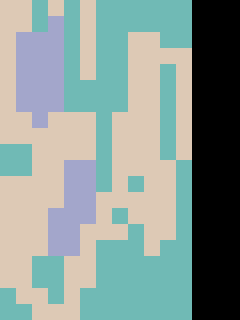

This is a level from a 2D game, rendered from its Tiled map with the project's own tilesets. A one-line summary and the complete map file follow:
An orthogonal 15x20 tile map with 16x16 px tiles, 1 tile layer (Calque de Tile 1).

<map version="1.0" orientation="orthogonal" width="15" height="20" tilewidth="16" tileheight="16">
 <tileset firstgid="1" name="tiles_bg" tilewidth="16" tileheight="16">
  <image source="tiles_bg.png" width="32" height="32" />
 </tileset>
 <layer name="Calque de Tile 1" width="15" height="20">
  <data>
   <tile gid="1" />
   <tile gid="1" />
   <tile gid="3" />
   <tile gid="1" />
   <tile gid="3" />
   <tile gid="1" />
   <tile gid="3" />
   <tile gid="3" />
   <tile gid="3" />
   <tile gid="3" />
   <tile gid="3" />
   <tile gid="3" />
   <tile gid="0" />
   <tile gid="0" />
   <tile gid="0" />
   <tile gid="1" />
   <tile gid="1" />
   <tile gid="3" />
   <tile gid="2" />
   <tile gid="3" />
   <tile gid="1" />
   <tile gid="3" />
   <tile gid="3" />
   <tile gid="3" />
   <tile gid="3" />
   <tile gid="3" />
   <tile gid="3" />
   <tile gid="0" />
   <tile gid="0" />
   <tile gid="0" />
   <tile gid="1" />
   <tile gid="2" />
   <tile gid="2" />
   <tile gid="2" />
   <tile gid="3" />
   <tile gid="1" />
   <tile gid="3" />
   <tile gid="3" />
   <tile gid="1" />
   <tile gid="1" />
   <tile gid="3" />
   <tile gid="3" />
   <tile gid="0" />
   <tile gid="0" />
   <tile gid="0" />
   <tile gid="1" />
   <tile gid="2" />
   <tile gid="2" />
   <tile gid="2" />
   <tile gid="3" />
   <tile gid="1" />
   <tile gid="3" />
   <tile gid="3" />
   <tile gid="1" />
   <tile gid="1" />
   <tile gid="1" />
   <tile gid="1" />
   <tile gid="0" />
   <tile gid="0" />
   <tile gid="0" />
   <tile gid="1" />
   <tile gid="2" />
   <tile gid="2" />
   <tile gid="2" />
   <tile gid="3" />
   <tile gid="1" />
   <tile gid="3" />
   <tile gid="3" />
   <tile gid="1" />
   <tile gid="1" />
   <tile gid="3" />
   <tile gid="1" />
   <tile gid="0" />
   <tile gid="0" />
   <tile gid="0" />
   <tile gid="1" />
   <tile gid="2" />
   <tile gid="2" />
   <tile gid="2" />
   <tile gid="3" />
   <tile gid="3" />
   <tile gid="3" />
   <tile gid="3" />
   <tile gid="1" />
   <tile gid="1" />
   <tile gid="3" />
   <tile gid="1" />
   <tile gid="0" />
   <tile gid="0" />
   <tile gid="0" />
   <tile gid="1" />
   <tile gid="2" />
   <tile gid="2" />
   <tile gid="2" />
   <tile gid="3" />
   <tile gid="3" />
   <tile gid="3" />
   <tile gid="3" />
   <tile gid="1" />
   <tile gid="1" />
   <tile gid="3" />
   <tile gid="1" />
   <tile gid="0" />
   <tile gid="0" />
   <tile gid="0" />
   <tile gid="1" />
   <tile gid="1" />
   <tile gid="2" />
   <tile gid="1" />
   <tile gid="1" />
   <tile gid="1" />
   <tile gid="3" />
   <tile gid="1" />
   <tile gid="1" />
   <tile gid="1" />
   <tile gid="3" />
   <tile gid="1" />
   <tile gid="0" />
   <tile gid="0" />
   <tile gid="0" />
   <tile gid="1" />
   <tile gid="1" />
   <tile gid="1" />
   <tile gid="1" />
   <tile gid="1" />
   <tile gid="1" />
   <tile gid="3" />
   <tile gid="1" />
   <tile gid="1" />
   <tile gid="1" />
   <tile gid="3" />
   <tile gid="1" />
   <tile gid="0" />
   <tile gid="0" />
   <tile gid="0" />
   <tile gid="3" />
   <tile gid="3" />
   <tile gid="1" />
   <tile gid="1" />
   <tile gid="1" />
   <tile gid="1" />
   <tile gid="3" />
   <tile gid="1" />
   <tile gid="1" />
   <tile gid="1" />
   <tile gid="3" />
   <tile gid="1" />
   <tile gid="0" />
   <tile gid="0" />
   <tile gid="0" />
   <tile gid="3" />
   <tile gid="3" />
   <tile gid="1" />
   <tile gid="1" />
   <tile gid="2" />
   <tile gid="2" />
   <tile gid="3" />
   <tile gid="1" />
   <tile gid="1" />
   <tile gid="1" />
   <tile gid="1" />
   <tile gid="3" />
   <tile gid="0" />
   <tile gid="0" />
   <tile gid="0" />
   <tile gid="1" />
   <tile gid="1" />
   <tile gid="1" />
   <tile gid="1" />
   <tile gid="2" />
   <tile gid="2" />
   <tile gid="3" />
   <tile gid="1" />
   <tile gid="3" />
   <tile gid="1" />
   <tile gid="1" />
   <tile gid="3" />
   <tile gid="0" />
   <tile gid="0" />
   <tile gid="0" />
   <tile gid="1" />
   <tile gid="1" />
   <tile gid="1" />
   <tile gid="1" />
   <tile gid="2" />
   <tile gid="2" />
   <tile gid="1" />
   <tile gid="1" />
   <tile gid="1" />
   <tile gid="1" />
   <tile gid="1" />
   <tile gid="3" />
   <tile gid="0" />
   <tile gid="0" />
   <tile gid="0" />
   <tile gid="1" />
   <tile gid="1" />
   <tile gid="1" />
   <tile gid="2" />
   <tile gid="2" />
   <tile gid="2" />
   <tile gid="1" />
   <tile gid="3" />
   <tile gid="1" />
   <tile gid="1" />
   <tile gid="1" />
   <tile gid="3" />
   <tile gid="0" />
   <tile gid="0" />
   <tile gid="0" />
   <tile gid="1" />
   <tile gid="1" />
   <tile gid="1" />
   <tile gid="2" />
   <tile gid="2" />
   <tile gid="1" />
   <tile gid="1" />
   <tile gid="1" />
   <tile gid="3" />
   <tile gid="1" />
   <tile gid="1" />
   <tile gid="3" />
   <tile gid="0" />
   <tile gid="0" />
   <tile gid="0" />
   <tile gid="1" />
   <tile gid="1" />
   <tile gid="1" />
   <tile gid="2" />
   <tile gid="2" />
   <tile gid="1" />
   <tile gid="3" />
   <tile gid="3" />
   <tile gid="3" />
   <tile gid="1" />
   <tile gid="3" />
   <tile gid="3" />
   <tile gid="0" />
   <tile gid="0" />
   <tile gid="0" />
   <tile gid="1" />
   <tile gid="1" />
   <tile gid="3" />
   <tile gid="3" />
   <tile gid="1" />
   <tile gid="1" />
   <tile gid="3" />
   <tile gid="3" />
   <tile gid="3" />
   <tile gid="3" />
   <tile gid="3" />
   <tile gid="3" />
   <tile gid="0" />
   <tile gid="0" />
   <tile gid="0" />
   <tile gid="1" />
   <tile gid="1" />
   <tile gid="3" />
   <tile gid="3" />
   <tile gid="1" />
   <tile gid="1" />
   <tile gid="3" />
   <tile gid="3" />
   <tile gid="3" />
   <tile gid="3" />
   <tile gid="3" />
   <tile gid="3" />
   <tile gid="0" />
   <tile gid="0" />
   <tile gid="0" />
   <tile gid="3" />
   <tile gid="1" />
   <tile gid="1" />
   <tile gid="3" />
   <tile gid="1" />
   <tile gid="3" />
   <tile gid="3" />
   <tile gid="3" />
   <tile gid="3" />
   <tile gid="3" />
   <tile gid="3" />
   <tile gid="3" />
   <tile gid="0" />
   <tile gid="0" />
   <tile gid="0" />
   <tile gid="3" />
   <tile gid="3" />
   <tile gid="1" />
   <tile gid="1" />
   <tile gid="1" />
   <tile gid="3" />
   <tile gid="3" />
   <tile gid="3" />
   <tile gid="3" />
   <tile gid="3" />
   <tile gid="3" />
   <tile gid="3" />
   <tile gid="0" />
   <tile gid="0" />
   <tile gid="0" />
  </data>
 </layer>
 <imagelayer name="Calque d'image 1" width="15" height="20" />
</map>
